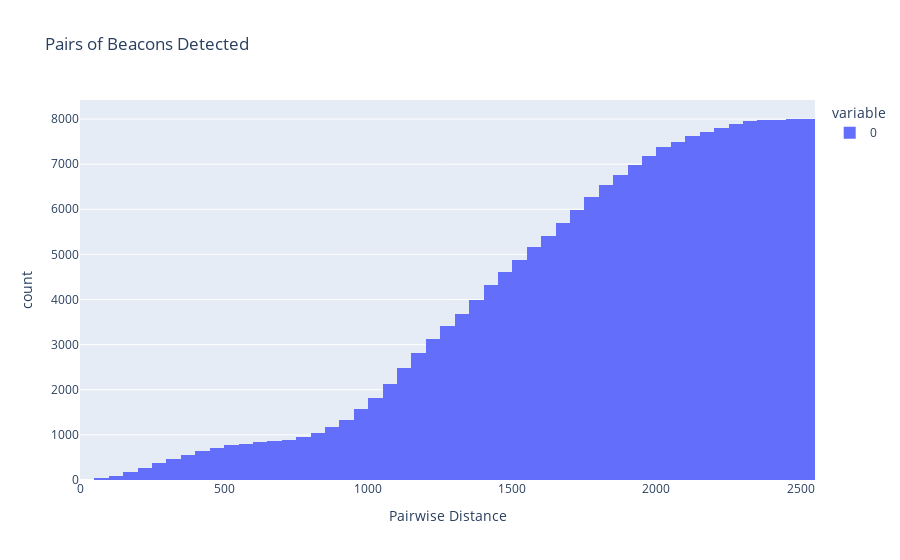

Source (notebook cell):
### Code cell
px.histogram(beacon_distances, labels={'value': 'Pairwise Distance'}, title='Pairs of Beacons Detected', cumulative=True)

### Figure 1 — Plotly figure (JSON) as saved in the notebook; plotly's stock layout.template omitted (floating-point values rounded to 4 significant figures; data arrays with more than 128 entries replaced by an {"elided": "..."} marker saying what was removed)
{"data": [{"alignmentgroup": "True", "bingroup": "x", "cumulative": {"enabled": true}, "hovertemplate": "variable=0<br>Pairwise Distance=%{x}<br>count=%{y}<extra></extra>", "legendgroup": "0", "marker": {"color": "#636efa", "pattern": {"shape": ""}}, "name": "0", "offsetgroup": "0", "orientation": "v", "showlegend": true, "type": "histogram", "x": {"elided": "8001 float values"}, "xaxis": "x", "yaxis": "y"}], "layout": {"barmode": "relative", "legend": {"title": {"text": "variable"}, "tracegroupgap": 0}, "title": {"text": "Pairs of Beacons Detected"}, "xaxis": {"anchor": "y", "domain": [0, 1], "title": {"text": "Pairwise Distance"}}, "yaxis": {"anchor": "x", "domain": [0, 1], "title": {"text": "count"}}}}
